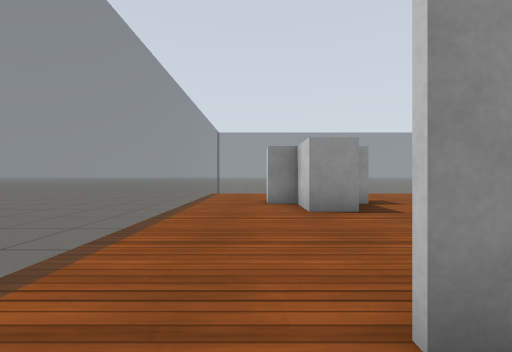
[1] (above)

16 first-person views from a walk through a Gazebo world. The camera is 0.72 m above the floor, looks level and sees 90° across. The floor is counted in squares, 1 m on a side. Each view is taken from the middle of a square. On the plan, view 1 faces up. The plan holds only what a view shows up to about 9 squares ahead; the rest is blank. Gazebo's built-in surfaces are drawn with simple patterns.

[2]
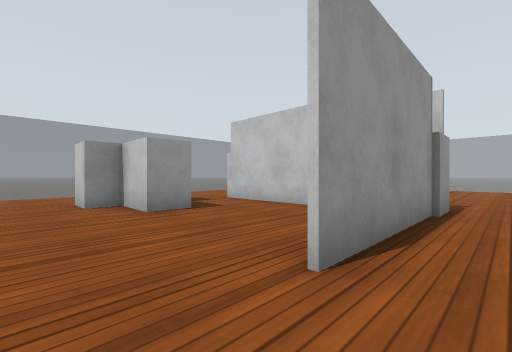

[3]
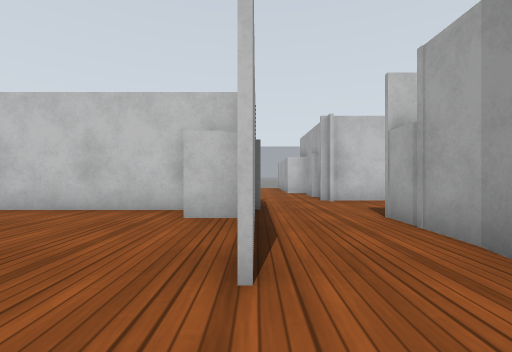

[4]
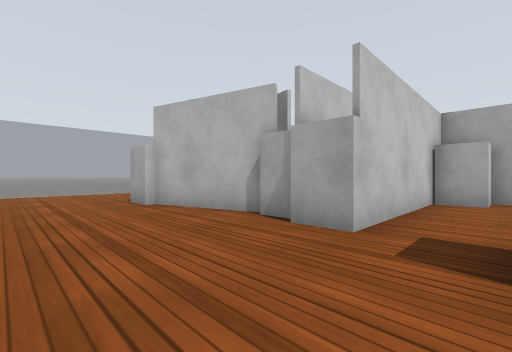

[5]
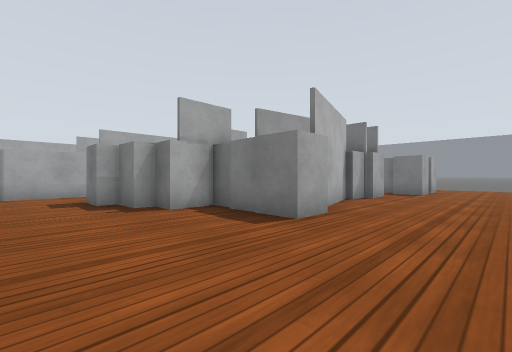

[6]
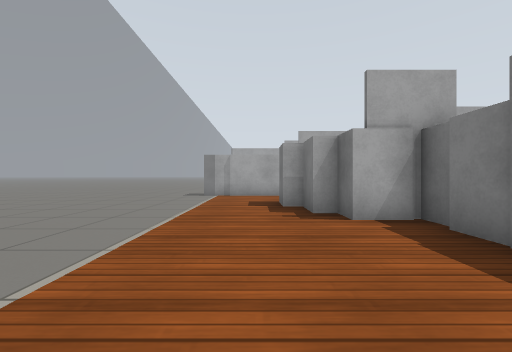

[7]
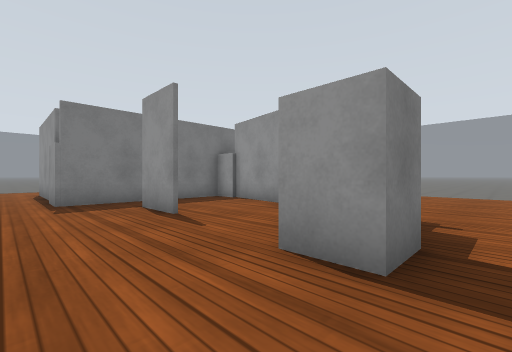

[8]
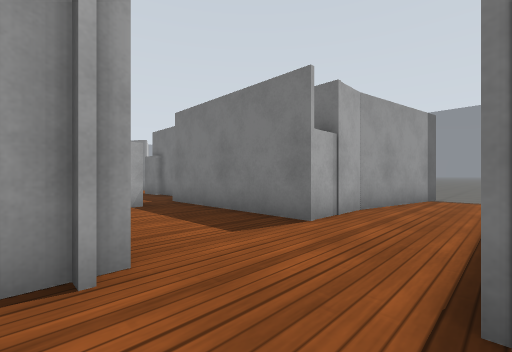

[9]
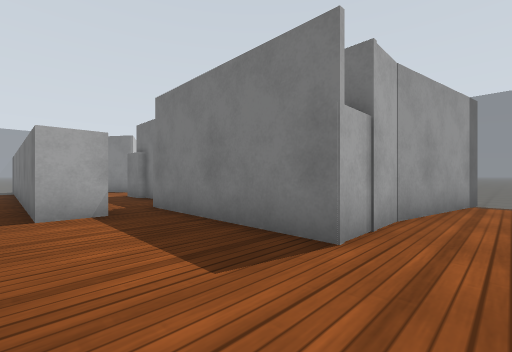

[10]
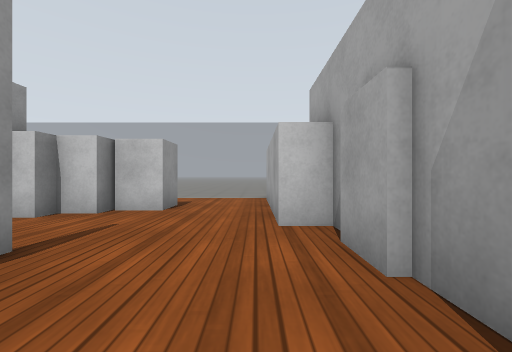

[11]
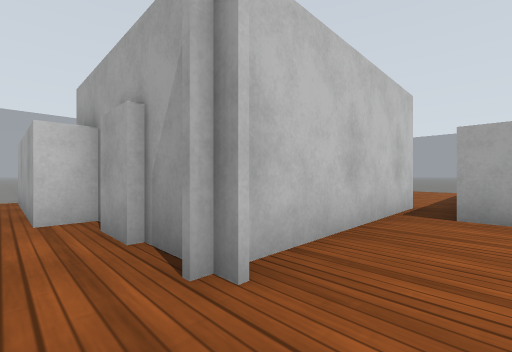

[12]
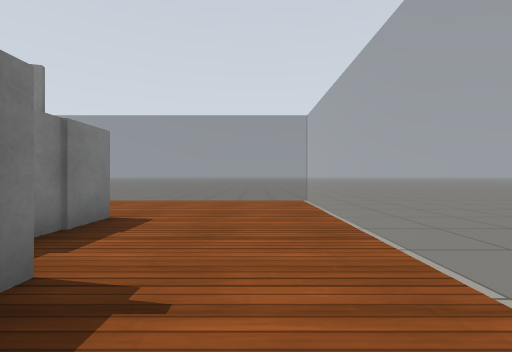

[13]
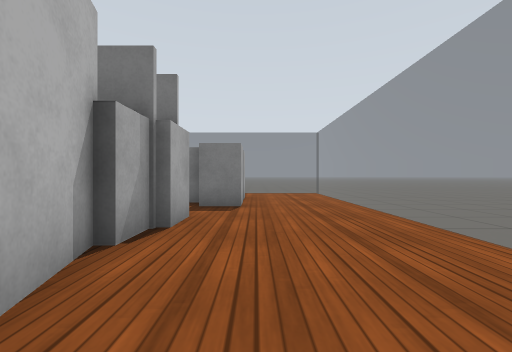

[14]
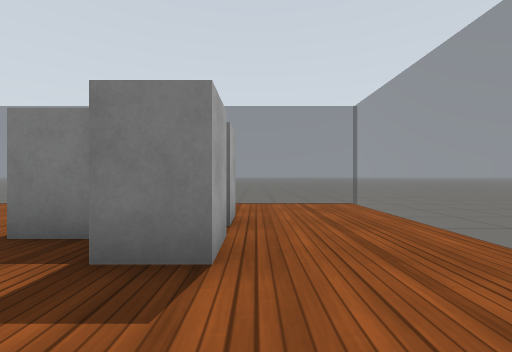

[15]
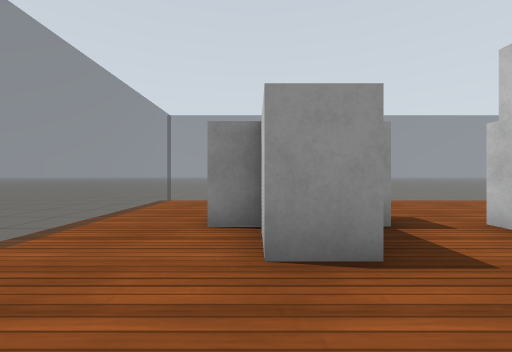

[16]
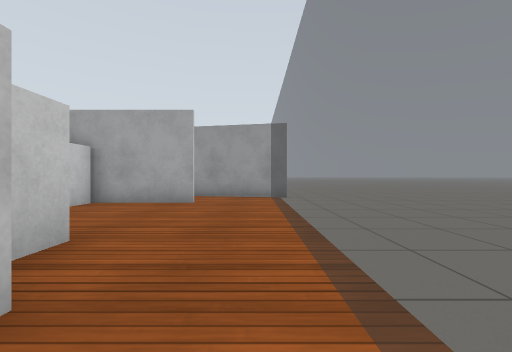

### Floor plan
Key: @ floor where view 1 was taken; # wall or solid block; . floor; = window, fence, low wall or low ledge; B white box.
Columns run from 2 left of view 1 to 15 right of it. Each row starts with its distance up from view 1.
 11 .================.
 10 =................=
  9 =................=
  8 =................=
  7 =..BBB.B..##B....=
  6 =..BB..BB##BB....=
  5 =..BB..#...#BB...=
  4 =......#.....BB..=
  3 =......#.....BB..=
  2 =.....BB.##...B..=
  1 =..####B.........=
  0 =.@..............=
 -1 =###.....#B#####BB
 -2     #B...# B
 -3     ##...#
 -4      #...#
 -5      B...#
 -6      B.#.
 -7       .#..
 -8      #.#..
 -9     BB #..
-10        #..
-11        #.
-12        #.

Where each view was taken, in squares from view 1:
view 1: 0 up, 0 right, facing up
view 2: 0 up, 1 left, facing up-right
view 3: 1 up, 1 left, facing right
view 4: 10 up, 3 right, facing down-right
view 5: 10 up, 14 right, facing down-left
view 6: 9 up, 13 right, facing down
view 7: 0 up, 13 right, facing up-left
view 8: 1 up, 7 right, facing down-left
view 9: 0 up, 6 right, facing down-left
view 10: 0 up, 6 right, facing right
view 11: 0 up, 5 right, facing down-right
view 12: 3 up, 13 right, facing up
view 13: 8 up, 9 right, facing left
view 14: 8 up, 5 right, facing left
view 15: 3 up, 1 right, facing up
view 16: 8 up, 1 left, facing down
